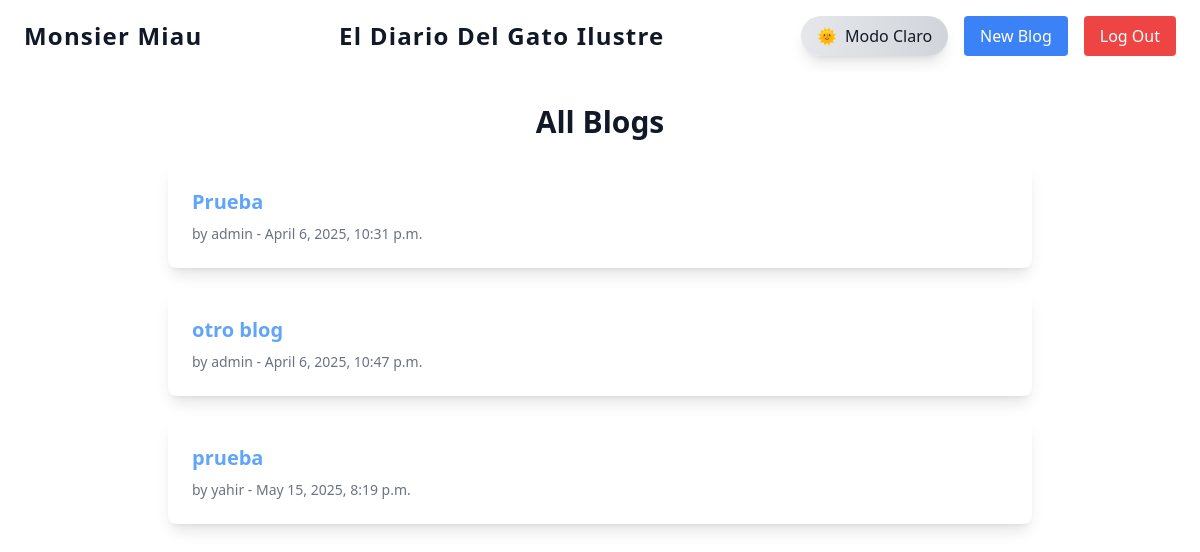
The app's page / (signed in) with its own data.
### blogapp/models.py (models this page shows, shortened)
class Blog(models.Model):
    title = models.CharField(max_length=200)
    content = HTMLField()  # Cambiado a HTMLField para TinyMCE
    author = models.ForeignKey(User, on_delete=models.CASCADE)
    created_at = models.DateTimeField(auto_now_add=True)

### blogapp/views.py (the view)
# urls.py: path('', BlogListView.as_view(), name='blog_list'),
class BlogListView(ListView):
    model = Blog
    template_name = 'blogapp/blog_list.html'

### blogapp/templates/blogapp/blog_list.html
{% extends 'base.html' %}
{% block content %}
  <h1 class="text-3xl font-bold mb-6 text-center text-gray-900 dark:text-white">All Blogs</h1>
  <div class="grid gap-6">
    {% for blog in object_list %}
      <div class="bg-white dark:bg-gray-800 rounded-lg shadow-lg p-6 hover:shadow-xl transition-all duration-700 ease-in-out dark:text-white text-gray-900 animate-fade-in">
        <h2 class="text-xl font-semibold mb-2">
          <a href="{% url 'blogapp:blog_detail' blog.pk %}" class="text-blue-400 hover:text-blue-300">{{ blog.title }}</a>
        </h2>
        <p class="text-sm text-gray-500 dark:text-gray-400">by {{ blog.author.username }} - {{ blog.created_at }}</p>
      </div>
    {% empty %}
      <p class="text-gray-500 dark:text-gray-400 text-center">No blogs have been posted yet.</p>
    {% endfor %}
  </div>
{% endblock %}

### blogapp/templates/blogapp/base.html (style rules this page uses)
html { background-color: white; }
html { transition: background-color 0.5s ease-in-out; }
html, body { height: 100%; scroll-behavior: smooth; transition: background-color 0.5s ease-in-out; }
.animate-fade-in { animation: fade-in 0.6s ease-out; will-change: opacity, transform; }

### records on screen
Blog: title "Prueba", author.username "admin", created_at "April 6, 2025, 10:31 p.m."
Blog: title "otro blog", author.username "admin", created_at "April 6, 2025, 10:47 p.m."
Blog: title "prueba", author.username "yahir", created_at "May 15, 2025, 8:19 p.m."
